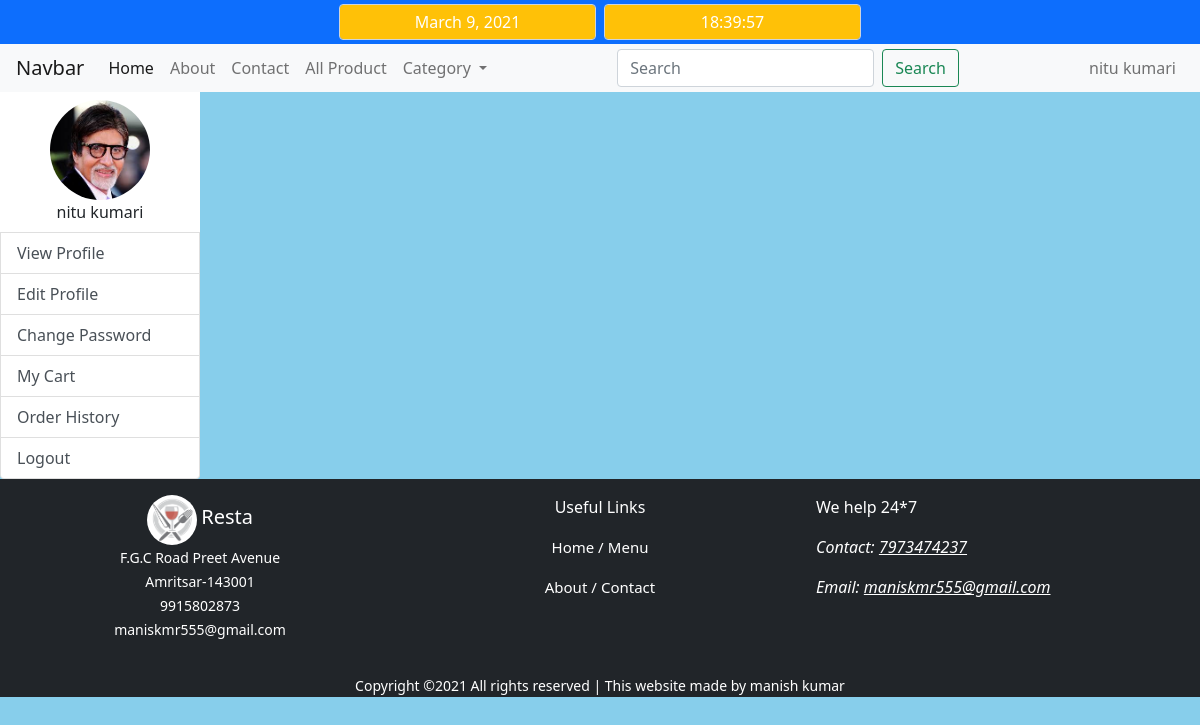
Page /cust_dashboard (signed in) on the committed database.
### myapp/models.py (models this page shows, shortened)
class Register(models.Model):
    user = models.OneToOneField(User,on_delete=models.CASCADE)
    profile_pic = models.ImageField(upload_to="profile_pic/%Y/%m/%d",null=True,blank=True)
    contact_number = models.IntegerField()
    gender = models.CharField(max_length=250)
    address = models.TextField()
    added_on = models.DateTimeField(auto_now_add=True)
    updated_on = models.DateTimeField(auto_now=True)

### myapp/views.py (the view)
# urls.py: path('cust_dashboard',views.cust_dashboard,name="cust_dashboard"),
@login_required
def cust_dashboard(request):
    context={}
    today_date = date.today()
    curr_time = time.strftime("%H:%M:%S")
    context["date"]=today_date
    context["time"]=curr_time
    datas = Category.objects.all()
    context["datas"]=datas
    pic = Register.objects.get(user__id = request.user.id)
    context["register_data"]=pic
    return render(request,"cust_dashboard.html",context)

### template/cust_dashboard.html (shortened to what this page needs)
{% extends 'base.html' %}
{% load static %}
{% block myblock %}
<div class="container-fluid">
    <div class="row">
        <div class="col-md-2 p-0">
            <div class="list-group">
                <div class="text-center bg-white p-2">
                    {% if register_data.profile_pic %}
                    <img src="/media/{{register_data.profile_pic}}" alt="" height="100" style="border-radius: 50%;">
                    {% else %}
                    <img src="{% static 'Images/user.jpg' %}" alt="" height="100" style="border-radius: 50%;">
                    {% endif %}
                    <p style="margin-bottom:0px;">{{register_data.user.first_name}} {{register_data.user.last_name}}</p>
                </div>
                <a href="{% url 'cust_view' %}" class="list-group-item list-group-item-action manish">View Profile</a>
                <a href="{% url 'edit_profile' %}" class="list-group-item list-group-item-action manish">Edit Profile</a>
                <a href="{% url 'change_password' %}" class="list-group-item list-group-item-action manish">Change Password</a>
                {% if not user.is_staff %}
                <a href="{% url 'cart_view' %}" class="list-group-item list-group-item-action manish">My Cart</a>
                <a href="{% url 'order_history' %}" class="list-group-item list-group-item-action manish">Order History</a>
                {% endif %}
                <a href="{% url 'logout' %}" class="list-group-item list-group-item-action manish">Logout</a>
            </div>
        </div>
        <div class="col-md-10">
        </div>
    </div>
</div>
{% endblock %}

### template/include/navbar.html (shortened to what this page needs)
<nav class="navbar sticky-top navbar-expand-lg navbar-light bg-light p-1">
    <div class="container-fluid">
        <a class="navbar-brand" href="#">Navbar</a>
        <div class="collapse navbar-collapse" id="navbarSupportedContent">
            <ul class="navbar-nav me-auto mb-2 mb-lg-0">
                <li class="nav-item">
                    <a class="nav-link active" aria-current="page" href="{% url 'home' %}">Home</a>
                </li>
                <li class="nav-item">
                    <a class="nav-link" href="{% url 'about' %}">About</a>
                </li>
                <li class="nav-item">
                    <a class="nav-link" href="{% url 'contact' %}">Contact</a>
                </li>
                <li class="nav-item">
                    <a class="nav-link" href="{% url 'all_product' %}">All Product</a>
                </li>
                <li class="nav-item dropdown">
                    <a class="nav-link dropdown-toggle" href="#" id="navbarDropdown" role="button"
                        data-bs-toggle="dropdown" aria-expanded="false">
                        Category
                    </a>
                </li>
            </ul>
            <ul class="navbar-nav me-auto mb-2 mb-lg-0">
                <form class="d-flex" action="{% url 'all_product' %}">
                    <input class="form-control me-2" type="search" placeholder="Search" aria-label="Search" name="qry">
                    <button class="btn btn-outline-success" type="submit">Search</button>
                </form>
            </ul>
            <ul class="navbar-nav mr-auto mb-2 mb-lg-0">
                {% if user.is_authenticated %}
                <li class="nav-item">
                    <a class="nav-link" href="{% url 'cust_dashboard' %}">{{user.get_full_name}}</a>
                </li>
                {% else %}
                <li class="nav-item">
                    <a class="nav-link" href="{% url 'login' %}">Login/Register</a>
                </li>
                {% endif %}
            </ul>
        </div>
    </div>
</nav>

### template/base.html (style rules this page uses)
body { background-color: skyblue; }

### rows in the picture
Register: profile_pic (picture), user.first_name "nitu", user.last_name "kumari"

### other values in the picture
{{ user.get_full_name }} "nitu kumari"
